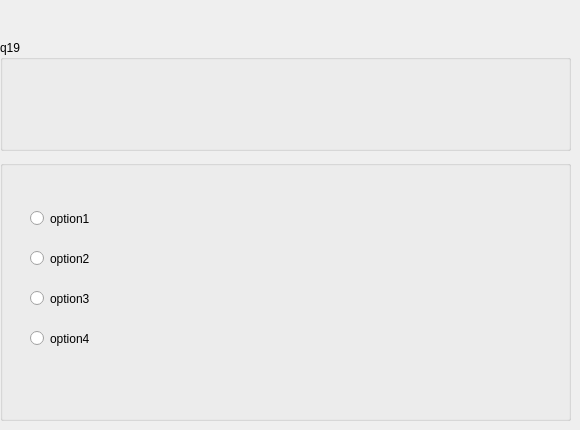
    <widget class="QWidget" name="page_19">
     <widget class="QGroupBox" name="groupBox_26">
      <property name="geometry">
       <rect>
        <x>0</x>
        <y>160</y>
        <width>571</width>
        <height>261</height>
       </rect>
      </property>
      <property name="title">
       <string/>
      </property>
      <widget class="QRadioButton" name="option1_18">
       <property name="geometry">
        <rect>
         <x>30</x>
         <y>50</y>
         <width>82</width>
         <height>17</height>
        </rect>
       </property>
       <property name="text">
        <string>option1</string>
       </property>
      </widget>
      <widget class="QRadioButton" name="option2_18">
       <property name="geometry">
        <rect>
         <x>30</x>
         <y>90</y>
         <width>82</width>
         <height>17</height>
        </rect>
       </property>
       <property name="text">
        <string>option2</string>
       </property>
      </widget>
      <widget class="QRadioButton" name="option3_18">
       <property name="geometry">
        <rect>
         <x>30</x>
         <y>130</y>
         <width>82</width>
         <height>17</height>
        </rect>
       </property>
       <property name="text">
        <string>option3</string>
       </property>
      </widget>
      <widget class="QRadioButton" name="option4_18">
       <property name="geometry">
        <rect>
         <x>30</x>
         <y>170</y>
         <width>82</width>
         <height>17</height>
        </rect>
       </property>
       <property name="text">
        <string>option4</string>
       </property>
      </widget>
      <widget class="QLabel" name="answer1_18">
       <property name="geometry">
        <rect>
         <x>40</x>
         <y>70</y>
         <width>47</width>
         <height>13</height>
        </rect>
       </property>
       <property name="text">
        <string/>
       </property>
      </widget>
      <widget class="QLabel" name="answer2_18">
       <property name="geometry">
        <rect>
         <x>40</x>
         <y>190</y>
         <width>47</width>
         <height>13</height>
        </rect>
       </property>
       <property name="text">
        <string/>
       </property>
      </widget>
      <widget class="QLabel" name="answer3_18">
       <property name="geometry">
        <rect>
         <x>40</x>
         <y>150</y>
         <width>47</width>
         <height>13</height>
        </rect>
       </property>
       <property name="text">
        <string/>
       </property>
      </widget>
      <widget class="QLabel" name="answer4_18">
       <property name="geometry">
        <rect>
         <x>40</x>
         <y>110</y>
         <width>47</width>
         <height>13</height>
        </rect>
       </property>
       <property name="text">
        <string/>
       </property>
      </widget>
     </widget>
     <widget class="QGroupBox" name="groupBox_39">
      <property name="geometry">
       <rect>
        <x>0</x>
        <y>40</y>
        <width>571</width>
        <height>111</height>
       </rect>
      </property>
      <property name="title">
       <string>q19</string>
      </property>
      <widget class="QLabel" name="questionLabel_21">
       <property name="geometry">
        <rect>
         <x>10</x>
         <y>20</y>
         <width>541</width>
         <height>91</height>
        </rect>
       </property>
       <property name="text">
        <string/>
       </property>
      </widget>
     </widget>
    </widget>
